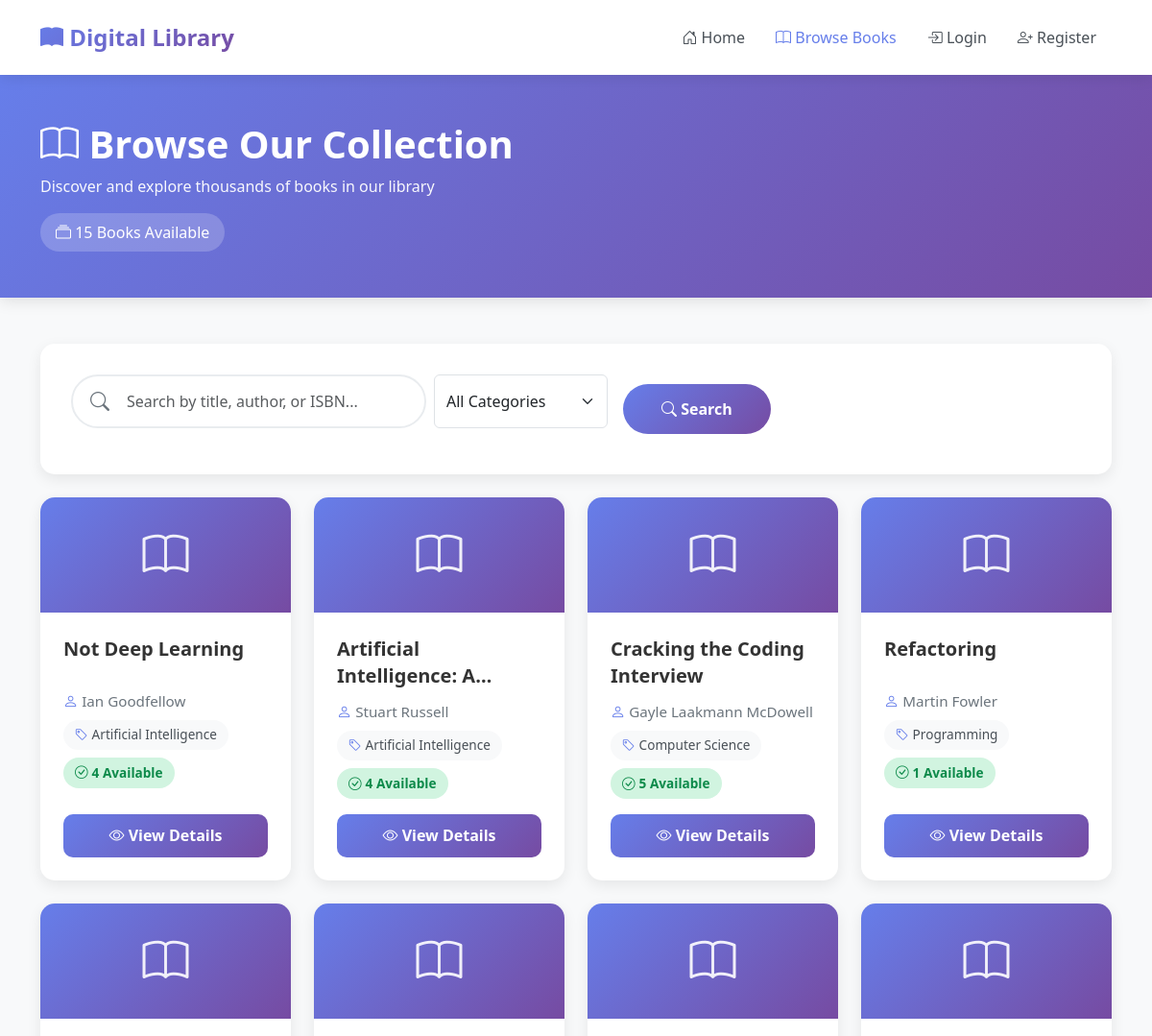
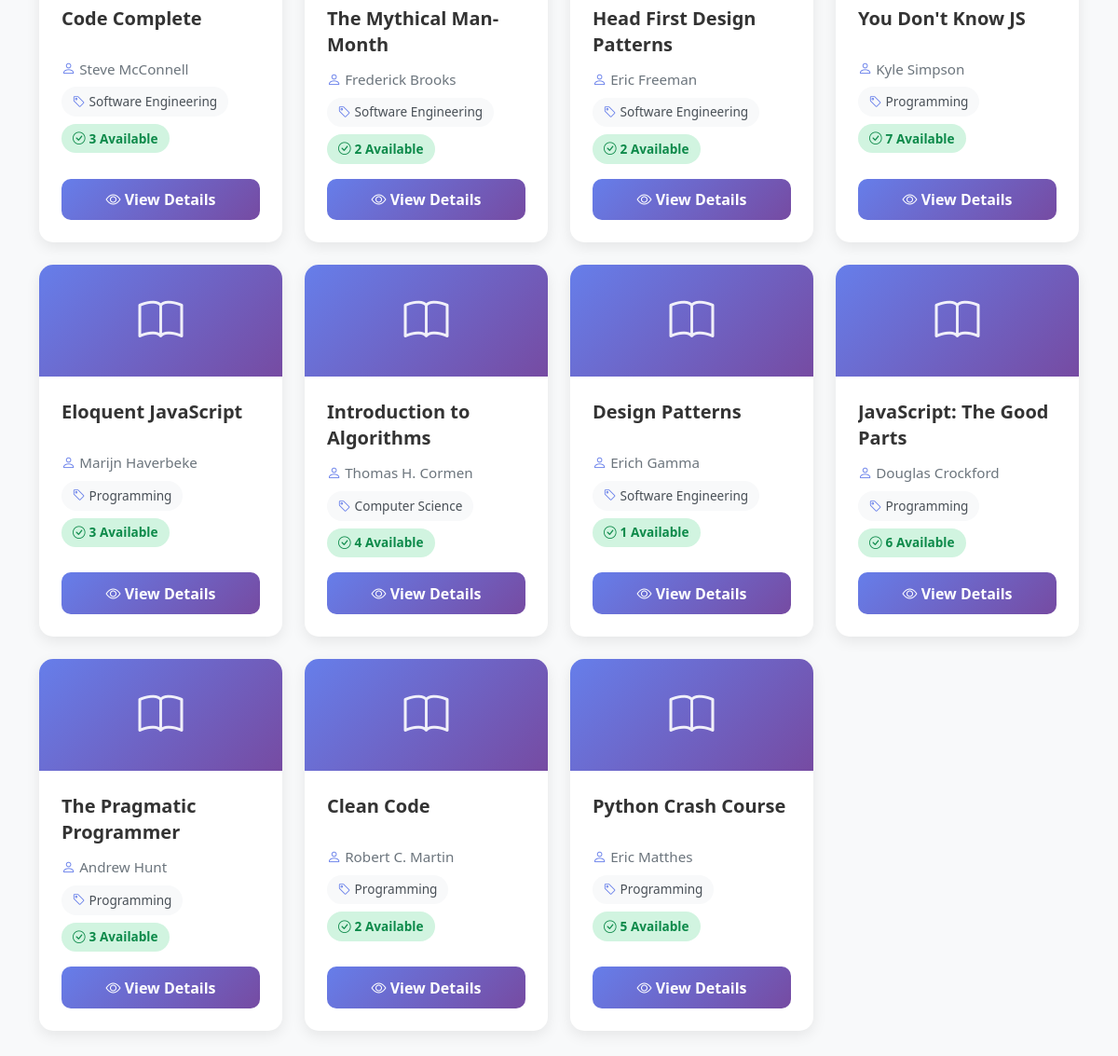
The page /books/ on the database as committed earlier (2 pictures, top to bottom).
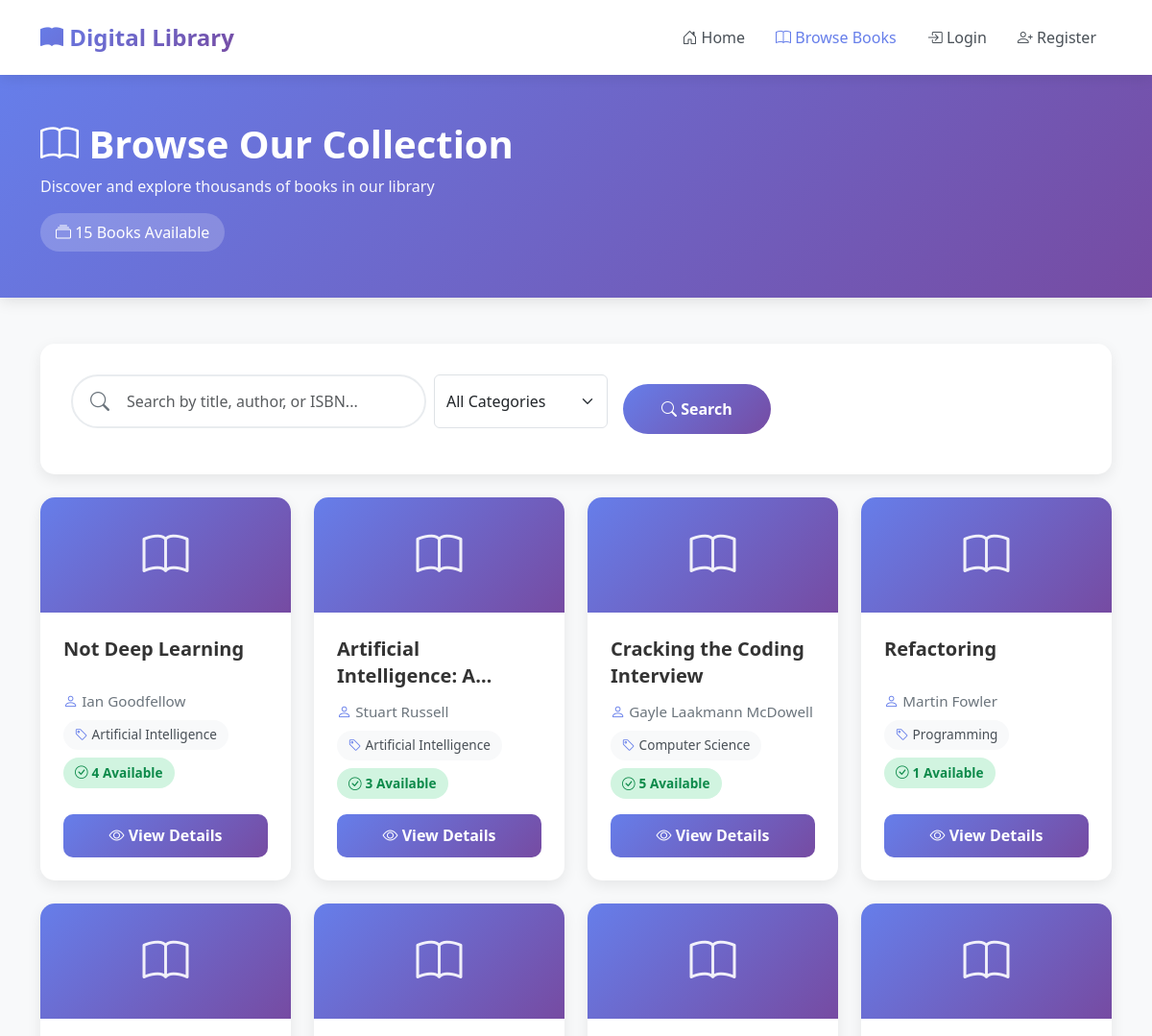
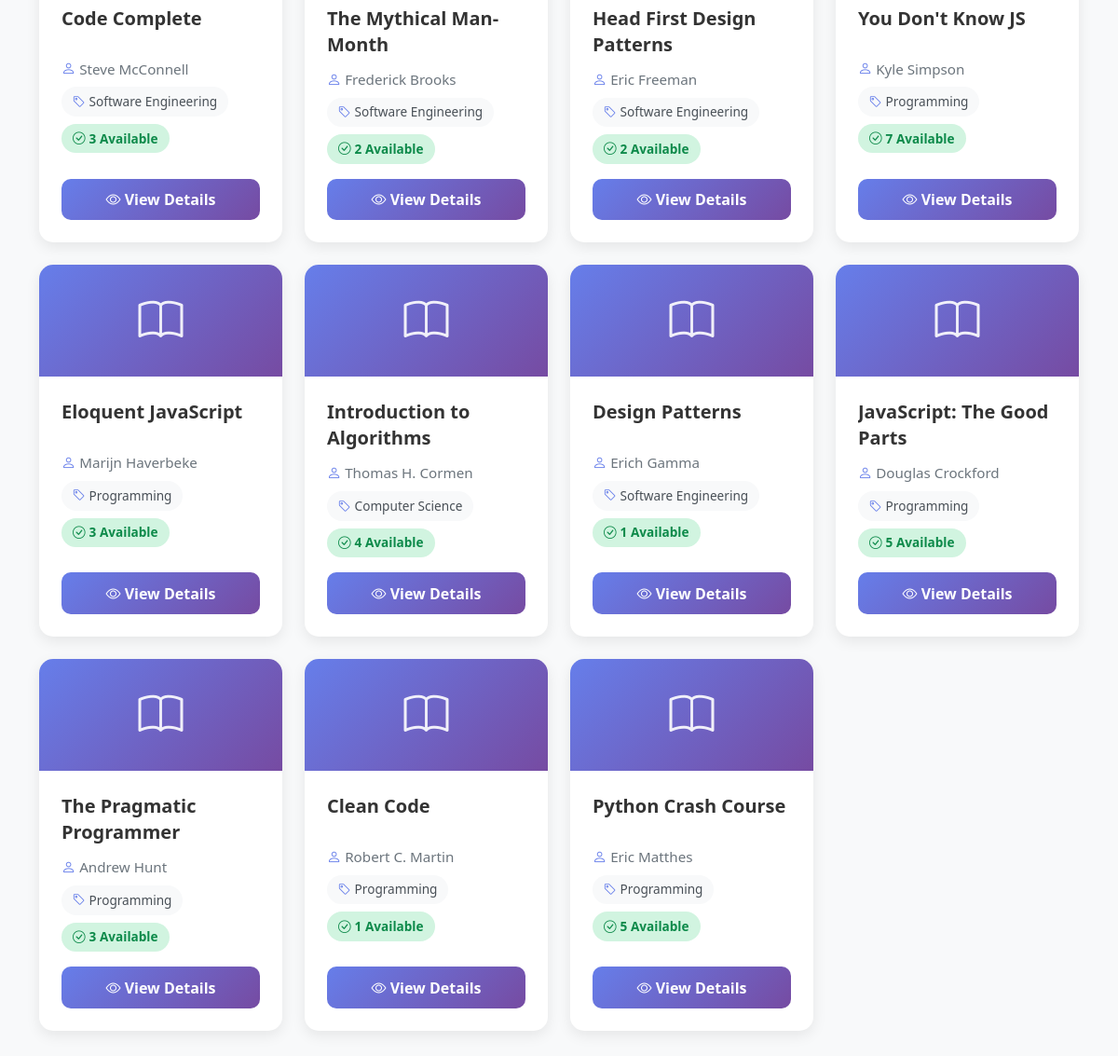
The same page on the database as committed later (2 pictures, top to bottom).
### books/models.py (models this page shows, shortened)
class Book(models.Model):
    title = models.CharField(
        max_length=200,
        help_text="Enter the book title"
    )
    author = models.CharField(
        max_length=100,
        help_text="Enter the author name"
    )
    isbn = models.CharField(
        max_length=13,
        unique=True,
        help_text="13 Character ISBN number"
    )
    category = models.ForeignKey(
        Category,
        on_delete=models.PROTECT,
        related_name='books',
        help_text="Select the book category"
    )
    description = models.TextField(
        help_text="Enter a brief description of the book",
        blank=True
    )
    quantity = models.PositiveIntegerField(
        default=1,
        help_text="Total number of copies in the library"
    )
    available_quantity = models.PositiveIntegerField(
        default=1,
        help_text="Number of copies currently available for borrowing"
    )
    created_at = models.DateTimeField(
        auto_now_add=True,
        help_text="Date and time when the book was added to the system"
    )
    class Meta:
        ordering = ['-created_at']
        verbose_name = 'Book'
        verbose_name_plural = 'Books'
    def is_available(self):
        return self.available_quantity > 0
    is_available.boolean = True
    is_available.short_description = 'Available'

class Category(models.Model):
    name = models.CharField(
        max_length=100,
        unique=True,
        help_text="Enter the category name (e.g., Programming, Fiction)"
    )
    description = models.TextField(
        blank=True,
        help_text="Enter a brief description of this category"
    )
    created_at = models.DateTimeField(
        auto_now_add=True,
        help_text="Date and time when the category was created"
    )
    class Meta:
        ordering = ['name']
        verbose_name = 'Category'
        verbose_name_plural = 'Categories'
    def __str__(self):
        return self.name
    def book_count(self):
        """
        Return the number of books in this category.
        """
        return self.books.count()
    book_count.short_description = 'Number of Books'

### books/views.py (the view)
# urls.py: path('', views.book_list, name='book_list'),
def book_list(request):
    search_query = request.GET.get('q', '').strip()
    category_filter = request.GET.get('category', '').strip()
    books = Book.objects.select_related('category').all()
    if search_query:
        books = books.filter(
            Q(title__icontains=search_query) |
            Q(author__icontains=search_query) |
            Q(isbn__icontains=search_query)
        )
    if category_filter:
        books = books.filter(category__id=category_filter)
    categories = Category.objects.all()
    context = {
        'books': books,
        'categories': categories,
        'total_books': books.count(),
        'search_query': search_query,
        'category_filter': category_filter,
    }
    return render(request, 'books/book_list.html', context)

### books/templates/books/book_list.html (shortened to what the changed rows need)
<!DOCTYPE html>
<html lang="en">
<head>
    <link href="https://cdn.jsdelivr.net/npm/bootstrap@5.3.0/dist/css/bootstrap.min.css" rel="stylesheet">
    <link href="https://cdn.jsdelivr.net/npm/bootstrap-icons@1.10.0/font/bootstrap-icons.css" rel="stylesheet">
</head>
<body>
    <div class="page-header">
        <div class="container">
            <h1><i class="bi bi-book"></i> Browse Our Collection</h1>
        </div>
    </div>
    <div class="container">
        {% if books %}
            <div class="books-grid">
                <div class="row g-4">
                    {% for book in books %}
                        <div class="col-lg-3 col-md-4 col-sm-6">
                            <div class="book-card">
                                <div class="book-card-header">
                                    <i class="bi bi-book book-icon"></i>
                                </div>
                                <div class="book-card-body">
                                    <h3 class="book-title">{{ book.title }}</h3>
                                    <p class="book-author">
                                        <i class="bi bi-person"></i> {{ book.author }}
                                    </p>
                                    <div class="book-meta">
                                        <span class="meta-badge">
                                            <i class="bi bi-tag"></i> {{ book.category }}
                                        </span>
                                        {% if book.is_available %}
                                            <span class="availability-badge available">
                                                <i class="bi bi-check-circle"></i> {{ book.available_quantity }} Available
                                            </span>
                                        {% else %}
                                            <span class="availability-badge unavailable">
                                                <i class="bi bi-x-circle"></i> Unavailable
                                            </span>
                                        {% endif %}
                                    </div>
                                    <a href="{% url 'books:book_detail' book.pk %}" class="btn btn-view-details w-100">
                                        <i class="bi bi-eye"></i> View Details
                                    </a>
                                </div>
                            </div>
                        </div>
                    {% endfor %}
                </div>
            </div>
        {% endif %}
    </div>
</body>
</html>

Rows that differ between the two databases and show on the page:
changed Book "Stuart Russell": available_quantity "4" → "3"
changed Book "JavaScript: The Good Parts": available_quantity "6" → "5"
changed Book "Clean Code": available_quantity "2" → "1"
